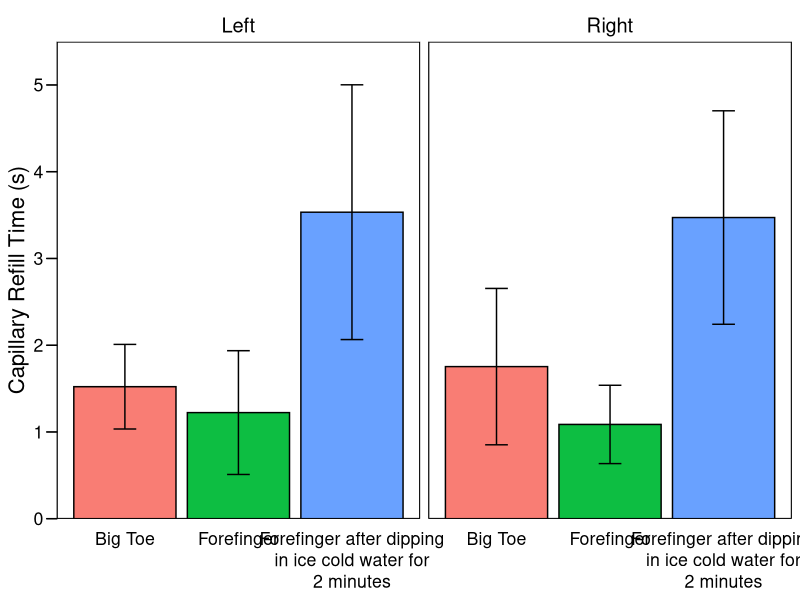
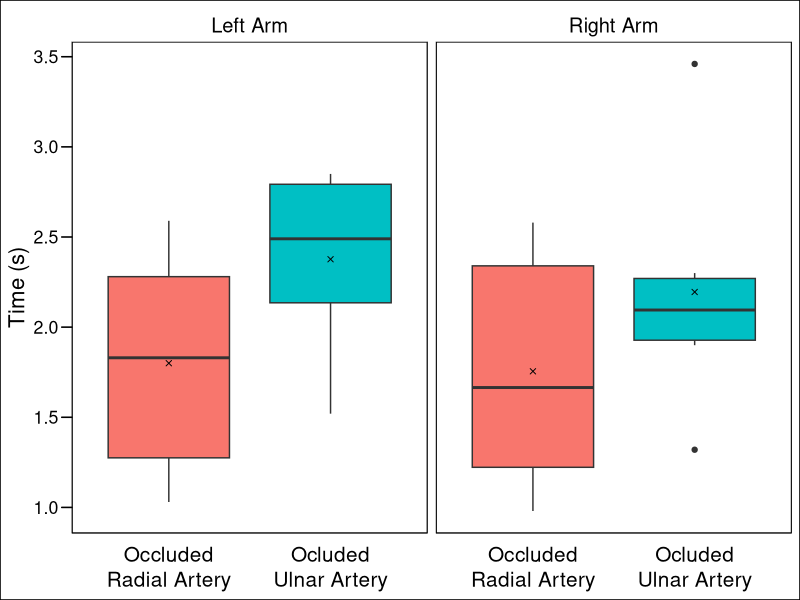
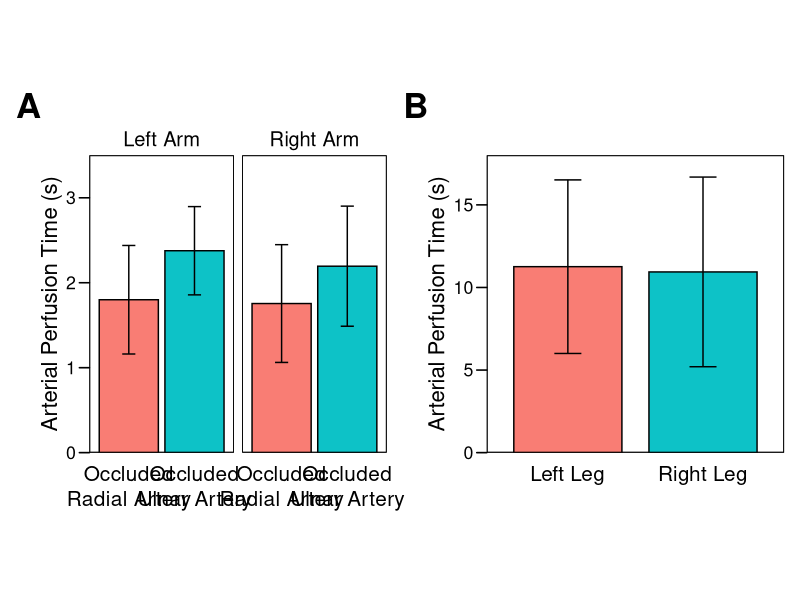
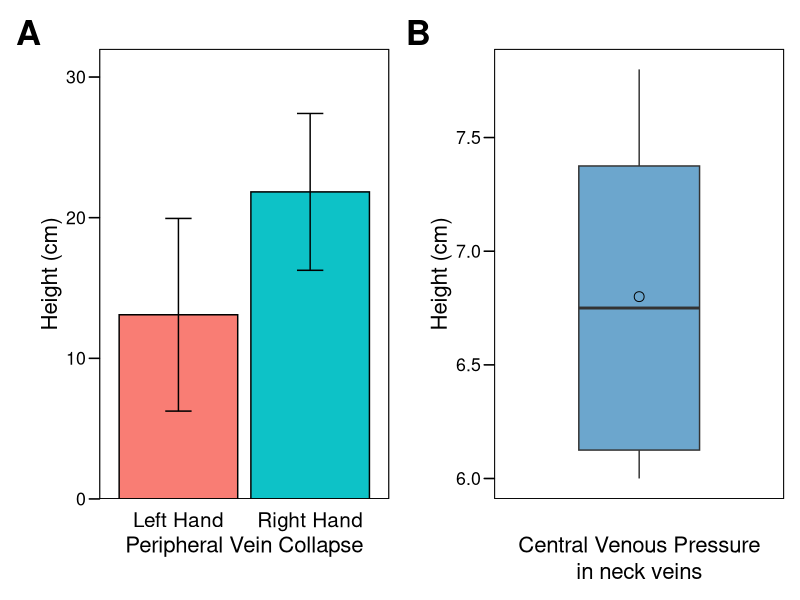
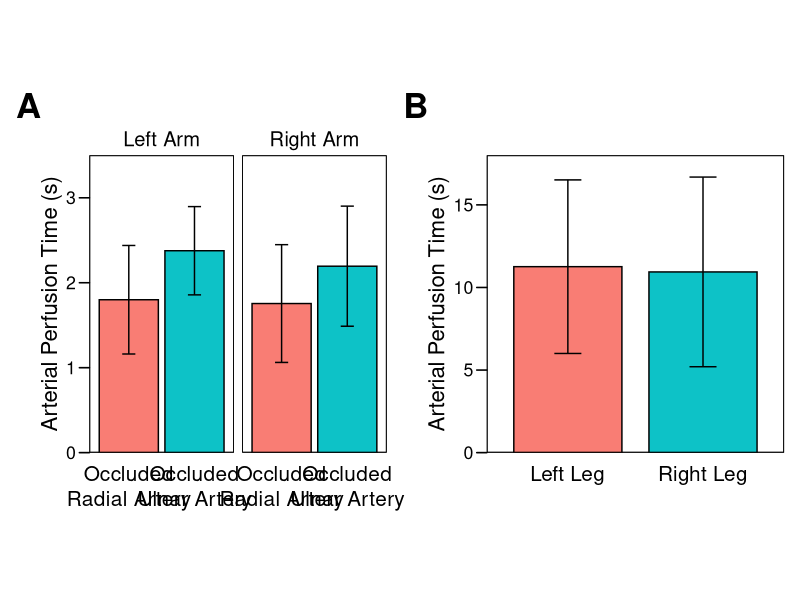

The R source for these figures, in order:
library(tidyverse)
library(ggthemes)
library(patchwork)
library(readxl)

setwd("/Users/an2n/Desktop/BS\ BIO\ III_2nd\ sem/BIO\ 122\ -\ Animal\ Physio/Lab\ -\ 122/122\ -\ LabEx\ 6")

# Peripheral perfusion -----
perfusion <- read_excel("Exercise 6_Physiology of Circulation.xlsx", 
                        sheet = "BLOCK B", range = "A5:I11")

perf.long <- perfusion %>% 
  gather(key = "key", value = "value", -c(`Group No.`, Age, Sex)) %>% 
  separate(key, c("part", "hem"), sep = "_")

perf.long %>% 
  group_by(hem, part) %>% 
  summarize(mean = mean(value), sd = sd(value)) %>% 
  ggplot(aes(part, mean, fill = part, ymin = mean - sd, ymax = mean + sd)) +
  geom_bar(stat = "identity", alpha = .95, color = "black") +
  geom_errorbar(width = 0.2) +
  facet_wrap(~hem) +
  labs(y = "Capillary Refill Time (s)", x = NULL) +
  theme_base() +
  scale_y_continuous(expand = expansion(0), limits = c(0, 5.5)) +
  scale_x_discrete(labels = c("Big Toe", "Forefinger",
                              "Forefinger after dipping\nin ice cold water for\n2 minutes")) +
  theme(legend.position = "none",
        axis.ticks.x = element_blank(),
        strip.text = element_text(size = 14.5),
        panel.grid.major = element_blank(),
        plot.background = element_rect(color = "white"))

# ggsave("rplot01.png", dpi = 300)

# Allen's test ------
allen <- read_excel("Exercise 6_Physiology of Circulation.xlsx", 
                    sheet = "BLOCK B", range = "A20:G26")

allen.long <- allen %>% 
  gather(key = "key", value = "value", -c(`Group No.`, Age, Sex)) %>% 
  separate(key, c("Arm", "artery"), sep = "_")

allen.plot <- allen.long %>% 
  group_by(Arm, artery) %>% 
  summarize(mean = mean(value),
            sd = sd(value)) %>% 
  ggplot(aes(artery, mean, fill = artery, ymin = mean - sd, ymax = mean + sd)) +
  geom_bar(stat = "identity", alpha = 0.95, color = "black") +
  geom_errorbar(width = 0.2) +
  facet_wrap(~Arm) +
  labs(y = "Arterial Perfusion Time (s)", x = NULL) +
  theme_base() +
  scale_y_continuous(expand = expansion(0), limits = c(0, 3.5)) +
  scale_x_discrete(labels = c("Occluded\nRadial Artery", "Occluded\nUlnar Artery")) +
  theme(legend.position = "none",
        axis.ticks.x = element_blank(),
        axis.text.x = element_text(size = 15),
        strip.text = element_text(size = 14.5),
        plot.background = element_rect(color = "white"))

# ggsave("rplot02.png", dpi = 300)

allen.long %>% 
  ggplot(aes(artery, value, fill = artery)) +
  geom_boxplot() +
  stat_summary(fun = "mean", geom = "point", shape = 4) +
  facet_wrap(~Arm) +
  labs(y = "Time (s)", x = NULL) +
  theme_base() +
  scale_x_discrete(labels = c("Occluded\nRadial Artery", "Ocluded\nUlnar Artery")) +
  theme(legend.position = "none",
        axis.ticks.x = element_blank(),
        axis.text.x = element_text(size = 15),
        strip.text = element_text(size = 14.5))

# Rubor -------
rubor <- read_excel("Exercise 6_Physiology of Circulation.xlsx", 
                    sheet = "BLOCK B", range = "A33:E39")

rubor.long <- rubor %>% 
  gather(key = "key", value = "value", -c(`Group No.`, Age, Sex)) 

rubor.plot <- rubor.long %>% 
  group_by(key) %>% 
  summarize(mean = mean(value),
            sd = sd(value)) %>% 
  ggplot(aes(key, mean, fill = key, ymin = mean - sd, ymax = mean + sd)) +
  geom_bar(stat = "identity", alpha = 0.95, color = "black", width = 0.8) +
  geom_errorbar(width = 0.2) +
  labs(y = "Arterial Perfusion Time (s)", x = NULL) +
  theme_base() +
  scale_y_continuous(expand = expansion(0), limits = c(0, 18)) +
  theme(legend.position = "none",
        axis.ticks.x = element_blank(),
        axis.text.x = element_text(size = 15),
        aspect.ratio = 9/9,
        plot.background = element_rect(color = "white"))

 # ggsave("rplot03.png", dpi = 300)
 
(allen.plot + rubor.plot) +
  plot_annotation(tag_levels = "A") & 
  theme(plot.tag = element_text(face = "bold", size = 25))
 
  ggsave("rplot02-03.png", dpi = 300)

# Peripheral Vein Collapse ------
pvc <- read_excel("Exercise 6_Physiology of Circulation.xlsx", sheet = "BLOCK B", range = "A88:E94")

pvc.plot <- pvc %>% 
  mutate(Hand = recode(Hand, Right= "Right Hand", Left = "Left Hand")) %>% 
  group_by(Hand) %>% 
  summarize(mean = mean(`Height (cm)`),
            sd = sd(`Height (cm)`)) %>% 
  ggplot(aes(Hand, mean, fill = Hand, ymin = mean - sd, ymax = mean + sd)) +
  geom_bar(stat = "identity", alpha = 0.95, color = "black") +
  geom_errorbar(width = 0.2) +
  labs(y = "Height (cm)", x = "Peripheral Vein Collapse") +
  theme_base() +
  scale_y_continuous(expand = expansion(0), limits = c(0, 32)) +
  theme(legend.position = "none",
        axis.ticks.x = element_blank(),
        axis.text.x = element_text(size = 15),
        plot.background = element_rect(color = "white"))

# ggsave("rplot04.png", dpi = 300)

# Neck ----
neck.veins <- read_excel("Exercise 6_Physiology of Circulation.xlsx", sheet = "BLOCK B", range = "A101:D107")

neckv.plot <- neck.veins %>% 
  ggplot(aes(x = "", y = `Height (cm) + 5cm`)) +
  geom_boxplot(fill = "skyblue3", width = 0.5) +
  stat_summary(fun = "mean", geom = "point", shape = 1, size = 3) +
  theme_base() +
  labs(x = "Central Venous Pressure\nin neck veins", y = "Height (cm)")  +
  theme(axis.ticks.x = element_blank(),
        plot.background = element_rect(color = "white"))

 # ggsave("rplot05.png", dpi = 300)

(pvc.plot + neckv.plot) +
  plot_annotation(tag_levels = "A") &
  theme(plot.tag = element_text(face = "bold", size = 25))

# ggsave("rplot04-05.png", dpi = 300) 

